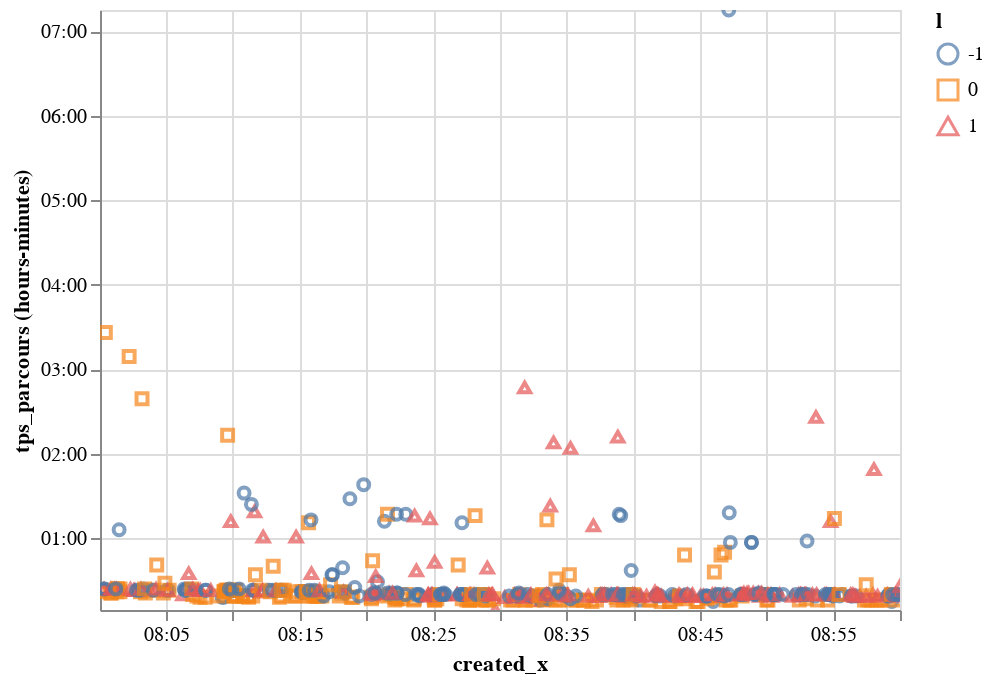

Source (notebook cell):
### Code cell
graph_brut

### Figure 1 — Vega-Lite specification as saved in the notebook (floating-point values rounded to 4 significant figures; data arrays with more than 128 entries replaced by an {"elided": "..."} marker saying what was removed)
{"$schema": "https://vega.github.io/schema/vega-lite/v2.6.0.json", "config": {"view": {"height": 300, "width": 400}}, "data": {"name": "data-a1dd07c7447c42686229a8b3a9176a22"}, "datasets": {"data-a1dd07c7447c42686229a8b3a9176a22": {"elided": "518 records"}}, "encoding": {"color": {"field": "l", "type": "nominal"}, "shape": {"field": "l", "type": "nominal"}, "x": {"field": "created_x", "type": "temporal"}, "y": {"field": "tps_parcours", "timeUnit": "hoursminutes", "type": "temporal"}}, "mark": "point", "selection": {"selector007": {"bind": "scales", "encodings": ["x", "y"], "mark": {"fill": "#333", "fillOpacity": 0.125, "stroke": "white"}, "on": "[mousedown, window:mouseup] > window:mousemove!", "resolve": "global", "translate": "[mousedown, window:mouseup] > window:mousemove!", "type": "interval", "zoom": "wheel!"}}}
